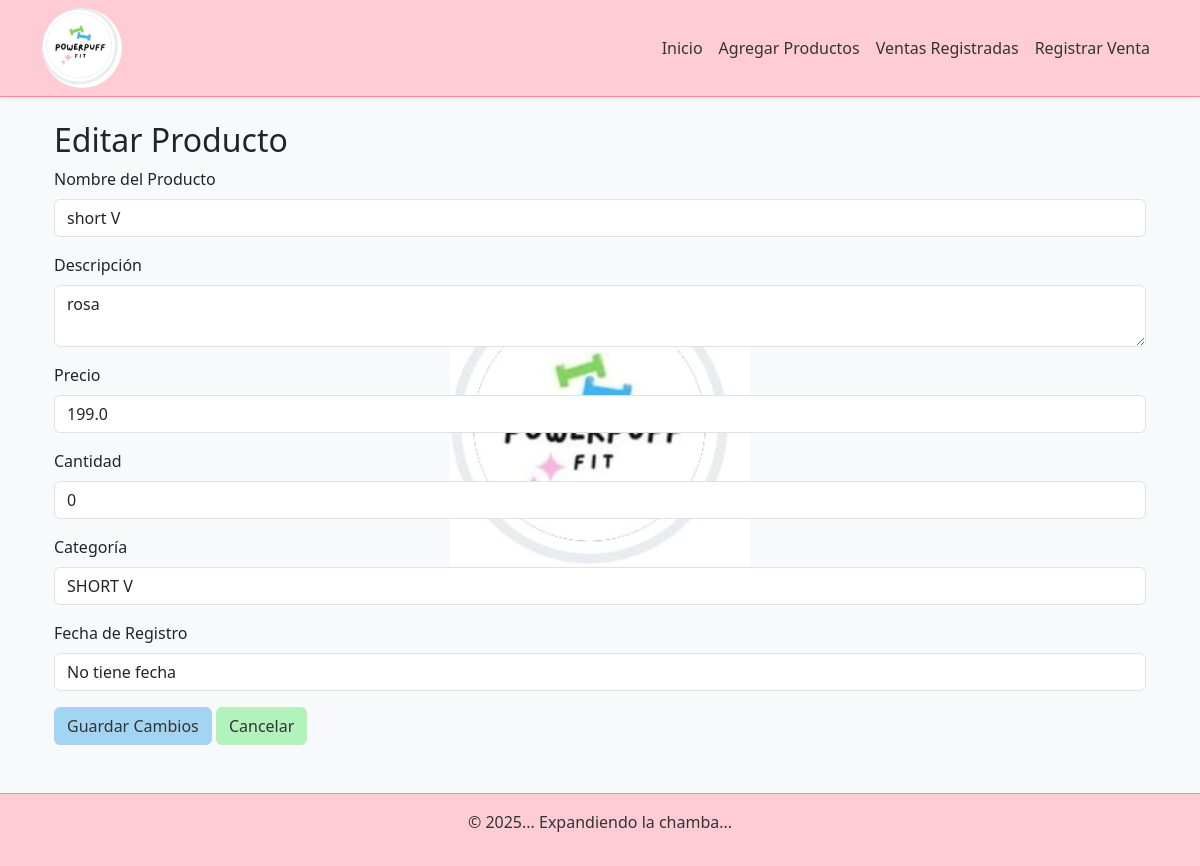
Before: /producto/editar/8 with the older database file.
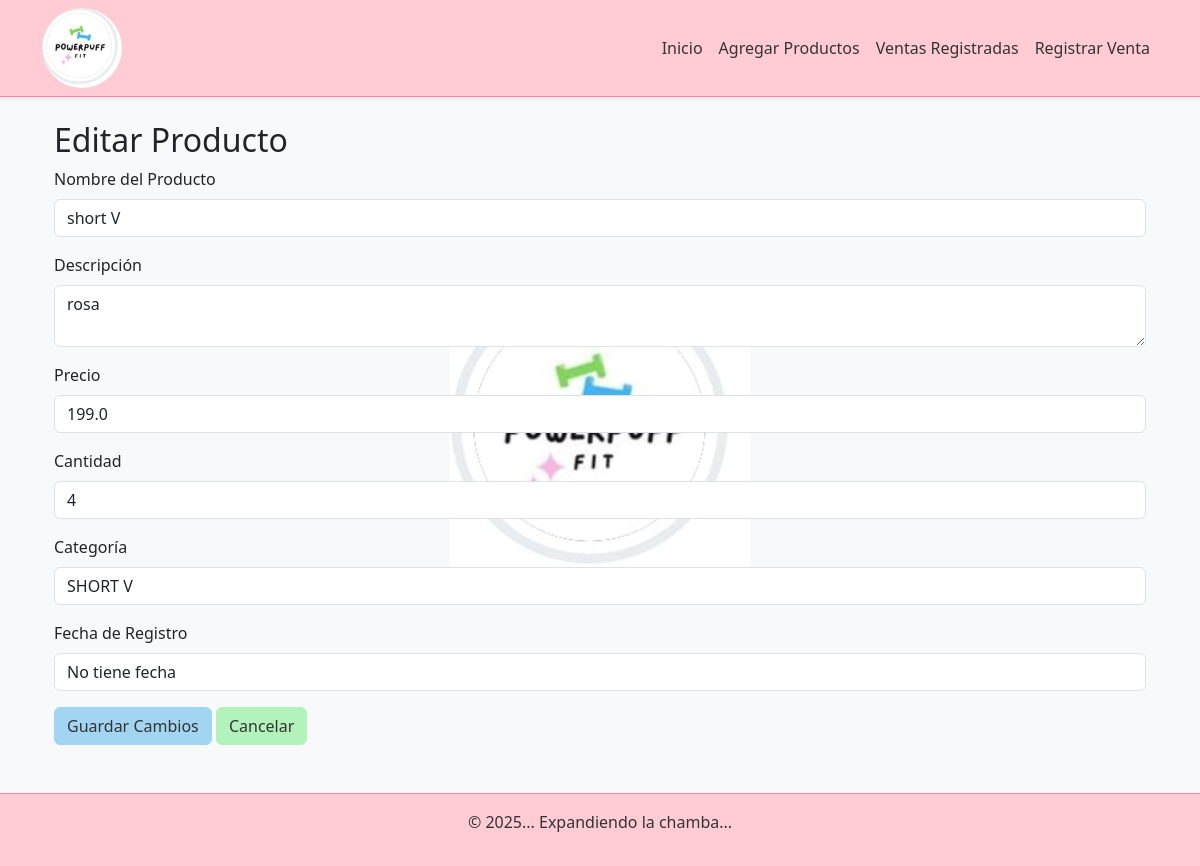
After: the same page with the newer database file.
### app/models.py (models this page shows, shortened)
class Producto(db.Model):
    id = db.Column(db.Integer, primary_key=True)
    nombre = db.Column(db.String(100), nullable=False)
    descripcion = db.Column(db.String(200))
    precio = db.Column(db.Float, nullable=False)
    cantidad = db.Column(db.Integer, nullable=False)
    categoria = db.Column(db.String(50), nullable=False)
    activo = db.Column(db.Boolean, default=True)
    fecha_registro = db.Column(db.DateTime, default=datetime.utcnow)
    ventas = db.relationship('VentaProducto', back_populates='producto', cascade="all, delete-orphan")
    movimientos = db.relationship('MovimientoInventario', back_populates='producto', cascade="all, delete-orphan")

### app/routes.py (the view, shortened to what this page needs)
@routes.route('/producto/editar/<int:id>', methods=['GET', 'POST'])
def editar_producto(id):
    producto = Producto.query.get_or_404(id)
    return render_template('editar_producto.html', producto=producto, categorias=CATEGORIAS_PREDETERMINADAS)

### app/templates/editar_producto.html
{% extends "base.html" %}
{% block content %}
<div class="container mt-4">
    <h2>Editar Producto</h2>
    <form action="{{ url_for('routes.editar_producto', id=producto.id) }}" method="POST">
        <div class="mb-3">
            <label for="nombre" class="form-label">Nombre del Producto</label>
            <input type="text" class="form-control" id="nombre" name="nombre" value="{{ producto.nombre }}" required>
        </div>
        <div class="mb-3">
            <label for="descripcion" class="form-label">Descripción</label>
            <textarea class="form-control" id="descripcion" name="descripcion">{{ producto.descripcion }}</textarea>
        </div>
        <div class="mb-3">
            <label for="precio" class="form-label">Precio</label>
            <input type="number" class="form-control" id="precio" name="precio" value="{{ producto.precio }}" step="0.01" required>
        </div>
        <div class="mb-3">
            <label for="cantidad" class="form-label">Cantidad</label>
            <input type="number" class="form-control" id="cantidad" name="cantidad" value="{{ producto.cantidad }}" required>
        </div>
        <div class="mb-3">
            <label for="categoria" class="form-label">Categoría</label>
            <input type="text" class="form-control" id="categoria" name="categoria" value="{{ producto.categoria }}">
        </div>
        <div class="mb-3">
            <label for="fecha_registro" class="form-label">Fecha de Registro</label>
            <input type="text" class="form-control" id="fecha_registro"
                   value="{% if producto.fecha_registro %}{{ producto.fecha_registro.strftime('%Y-%m-%d %H:%M') }}{% else %}No tiene fecha{% endif %}"
                   readonly>
        </div>
        <div class="d-grid gap-2 d-md-block">
            <button type="submit" class="btn btn-primary">Guardar Cambios</button>
            <a href="{{ url_for('routes.index') }}" class="btn btn-secondary">Cancelar</a>
        </div>
    </form>
</div>
{% endblock %}

Changed rows visible on the page:
changed Producto "short V": cantidad "0" → "4"
